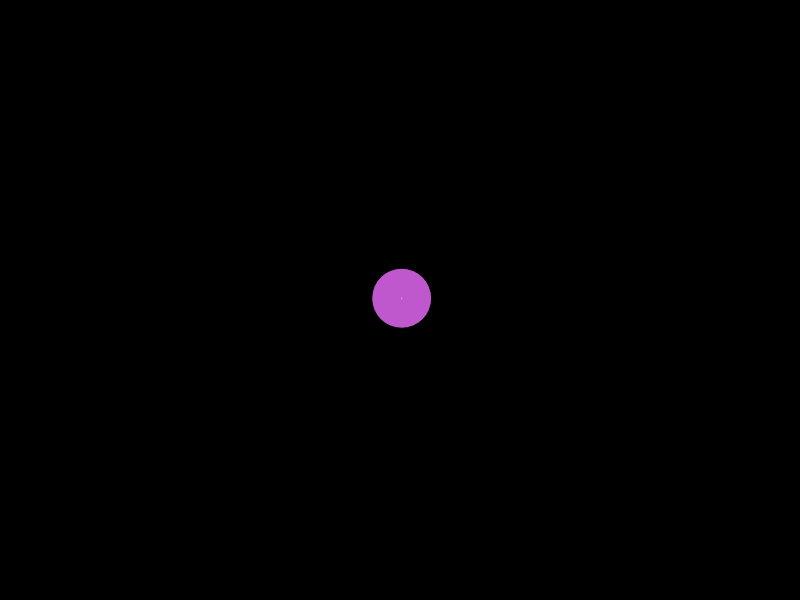
Frame 1 (no input)
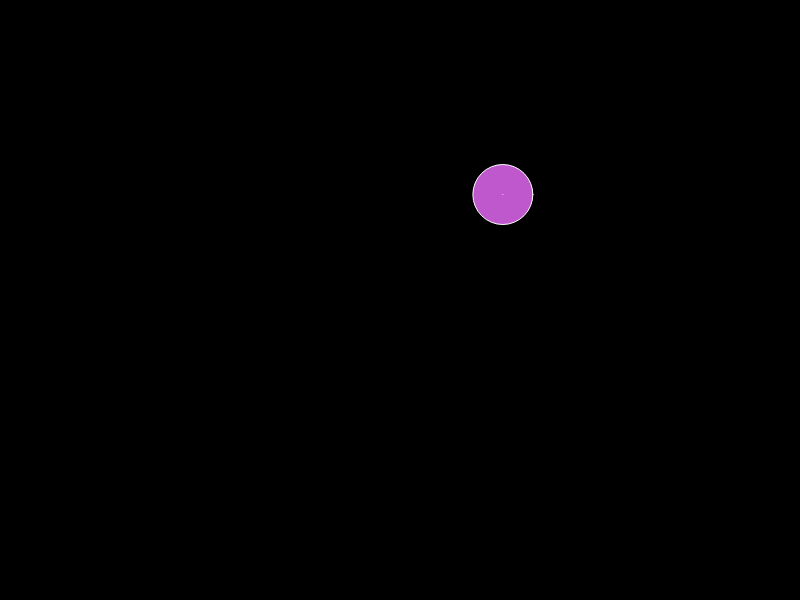
Frame 60 (no input)
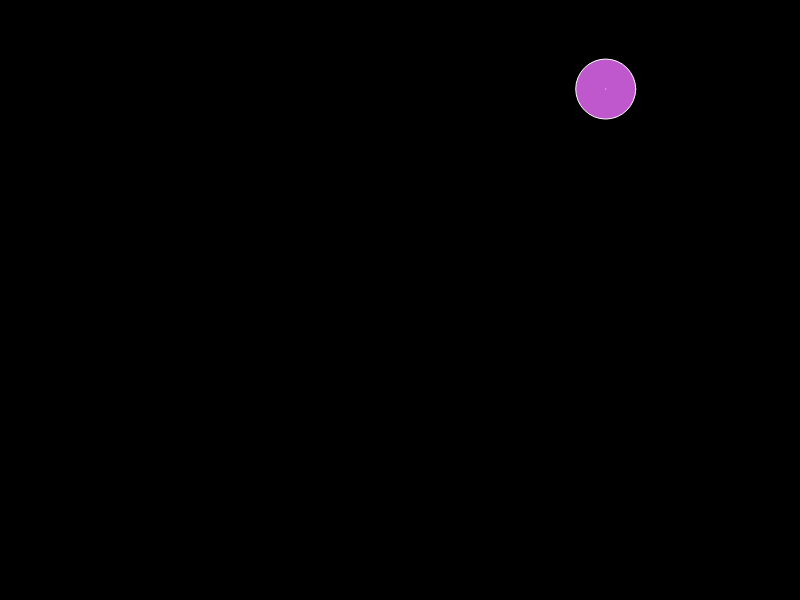
Frame 120 (the mouse pressed at the canvas centre since frame 60)

The p5.js sketch that drew these frames (run headless with seeded random() and noise() and a simulated clock; from frame 60 on, the mouse is pressed at the canvas centre):

// p5.js sketch
// ── sketch.js
let particles = []

function setup() {
    createCanvas(800, 600)
    particles.push(new Particle(width/2, height/2))
}

function draw() {
    background(0)

    particles.forEach((p)=>{
        p.move()
        p.display()
        p.reachOut(particles)
    })
}

function mouseReleased(event){
    particles.push(new Particle(mouseX, mouseY))
}
// ── partical.js
class Particle {
    constructor(_x, _y){
        this.pos = createVector(_x, _y)
        this.size = 60
        this.velocity = createVector(random(-4, 4), random(-3, 3))
        this.accel = createVector(0, 0)
        this.clr = color(random(255), random(255), random(255))
        this.friendliness = random(70, 250)
    }

    move(){
        this.velocity.add(this.accel)
        this.pos.add(this.velocity)

        if(this.pos.x - this.size*0.5 <= 0){
            this.velocity.x *= -1
            this.pos.x = this.size*0.5
        }

        if(this.pos.x + this.size*0.5 >= width){
            this.velocity.x *= -1
            this.pos.x = width - this.size*0.5
        }

        if(this.pos.y - this.size*0.5 <= 0){
            this.velocity.y *= -1
            this.pos.y = this.size*0.5
        }
            
        if(this.pos.y + this.size*0.5 >= height){
            this.velocity.y *= -1
            this.pos.y = height - this.size*0.5
        }
    }

    display(){
        fill(this.clr)
        circle(this.pos.x, this.pos.y, this.size)
    }

    reachOut(_allparticles){
        _allparticles.forEach((p) => {
            if(this.pos.dist(p.pos) <= this.friendliness){
                stroke(255)
                line(this.pos.x, this.pos.y, p.pos.x, p.pos.y)
            }
        })
    }

}
